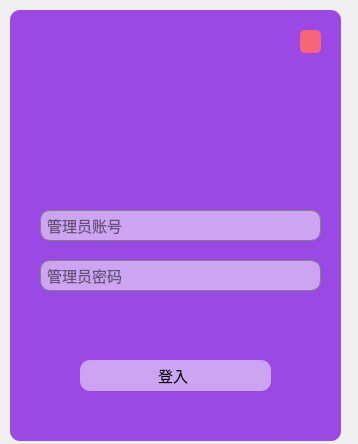
<?xml version="1.0" encoding="UTF-8"?>
<ui version="4.0">
 <class>Form</class>
 <widget class="QWidget" name="Form">
  <property name="geometry">
   <rect>
    <x>0</x>
    <y>0</y>
    <width>358</width>
    <height>444</height>
   </rect>
  </property>
  <property name="minimumSize">
   <size>
    <width>358</width>
    <height>444</height>
   </size>
  </property>
  <property name="maximumSize">
   <size>
    <width>358</width>
    <height>444</height>
   </size>
  </property>
  <property name="mouseTracking">
   <bool>false</bool>
  </property>
  <property name="windowTitle">
   <string>Form</string>
  </property>
  <property name="styleSheet">
   <string notr="true"/>
  </property>
  <widget class="QGroupBox" name="groupBox">
   <property name="geometry">
    <rect>
     <x>10</x>
     <y>10</y>
     <width>331</width>
     <height>431</height>
    </rect>
   </property>
   <property name="styleSheet">
    <string notr="true">QGroupBox {
	border-width: solid 1px;
	border-radius: 10px;
	background-color: rgba(138, 43, 226, 0.85);
}</string>
   </property>
   <property name="title">
    <string/>
   </property>
   <widget class="QLabel" name="label_2">
    <property name="geometry">
     <rect>
      <x>100</x>
      <y>20</y>
      <width>121</width>
      <height>121</height>
     </rect>
    </property>
    <property name="styleSheet">
     <string notr="true">border-image: url(:/media/login.png);</string>
    </property>
    <property name="text">
     <string/>
    </property>
    <property name="pixmap">
     <pixmap>media/login.png</pixmap>
    </property>
   </widget>
   <widget class="QLineEdit" name="lineEdit">
    <property name="geometry">
     <rect>
      <x>30</x>
      <y>200</y>
      <width>281</width>
      <height>31</height>
     </rect>
    </property>
    <property name="font">
     <font>
      <family>华文楷体</family>
      <pointsize>11</pointsize>
     </font>
    </property>
    <property name="layoutDirection">
     <enum>Qt::LeftToRight</enum>
    </property>
    <property name="styleSheet">
     <string notr="true">QLineEdit{
        border:1px solid gray;
        border-radius:10px;
        padding:2px 4px;
		background-color: rgba(255, 255, 255, 0.5);
}</string>
    </property>
    <property name="placeholderText">
     <string>管理员账号</string>
    </property>
   </widget>
   <widget class="QLineEdit" name="lineEdit_2">
    <property name="geometry">
     <rect>
      <x>30</x>
      <y>250</y>
      <width>281</width>
      <height>31</height>
     </rect>
    </property>
    <property name="font">
     <font>
      <family>华文楷体</family>
      <pointsize>11</pointsize>
     </font>
    </property>
    <property name="styleSheet">
     <string notr="true">QLineEdit{
        border:1px solid gray;
        border-radius:10px;
        padding:2px 4px;
		background-color: rgba(255, 255, 255, 0.5);
}</string>
    </property>
    <property name="placeholderText">
     <string>管理员密码</string>
    </property>
   </widget>
   <widget class="QLabel" name="label">
    <property name="geometry">
     <rect>
      <x>110</x>
      <y>300</y>
      <width>141</width>
      <height>20</height>
     </rect>
    </property>
    <property name="font">
     <font>
      <family>方正姚体</family>
      <pointsize>10</pointsize>
     </font>
    </property>
    <property name="text">
     <string/>
    </property>
   </widget>
   <widget class="QPushButton" name="pushButton_2">
    <property name="geometry">
     <rect>
      <x>70</x>
      <y>350</y>
      <width>191</width>
      <height>31</height>
     </rect>
    </property>
    <property name="font">
     <font>
      <family>华文楷体</family>
      <pointsize>11</pointsize>
     </font>
    </property>
    <property name="styleSheet">
     <string notr="true">QPushButton{
        border:none;
        color:black;
        font-size:11;
		border-radius:10px;
        padding-left:5px;
        padding-right:10px;
        text-align:middle;
		background:LightGray;
		background-color: rgba(255, 255, 255, 0.5);
    }
    QPushButton:hover{
        color:white;
        border:1px solid #40E0D0;
        border-radius:10px;
        background:#40E0D0;
    }</string>
    </property>
    <property name="text">
     <string>登入</string>
    </property>
   </widget>
   <widget class="QPushButton" name="pushButton">
    <property name="geometry">
     <rect>
      <x>290</x>
      <y>20</y>
      <width>21</width>
      <height>23</height>
     </rect>
    </property>
    <property name="styleSheet">
     <string notr="true">QPushButton{background:#F76677;border-radius:5px;}QPushButton:hover{background:DarkRed;}</string>
    </property>
    <property name="text">
     <string/>
    </property>
   </widget>
  </widget>
 </widget>
 <resources>
  <include location="login.qrc"/>
 </resources>
 <connections/>
</ui>
